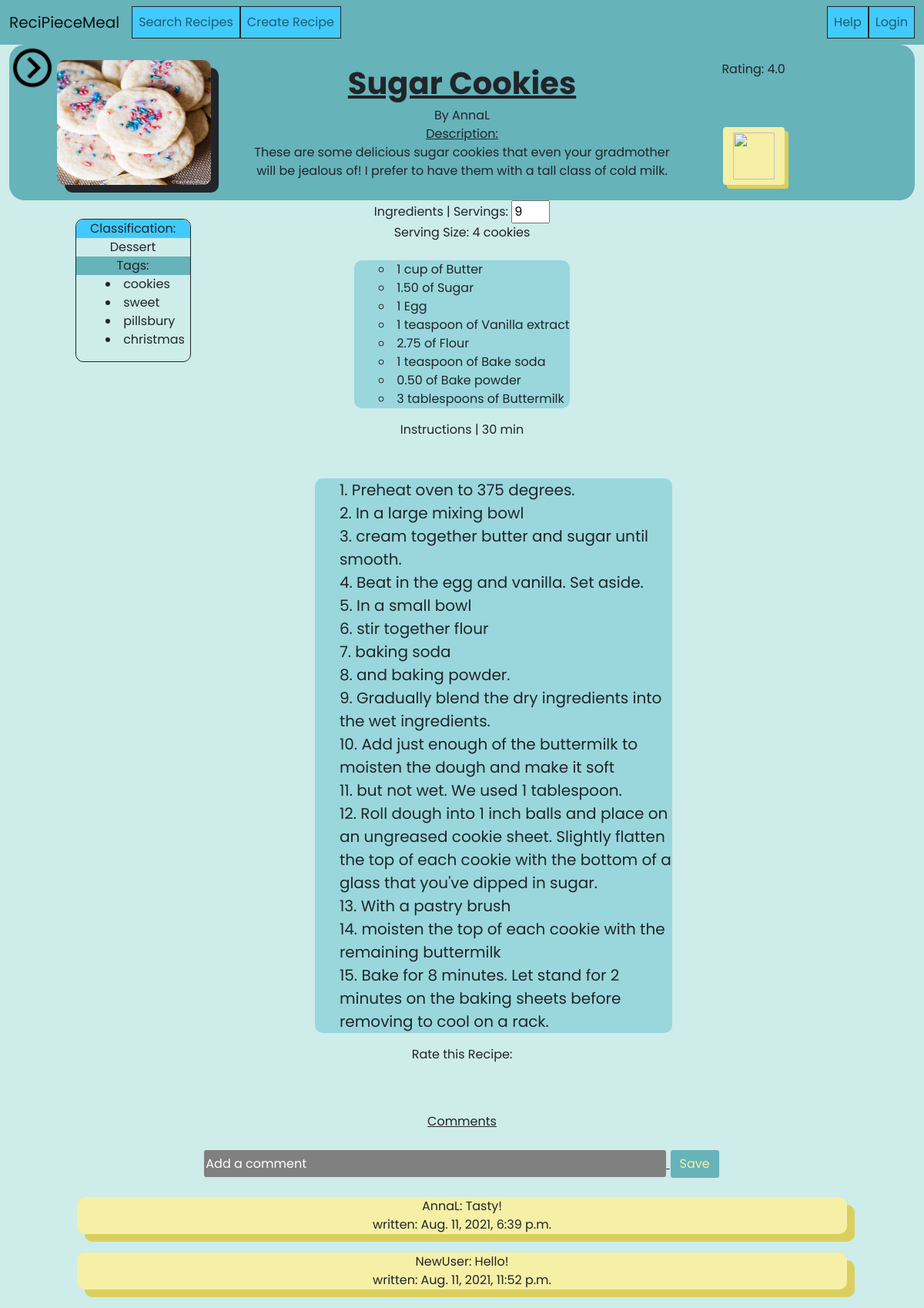
Page /recipe/11 on the committed database.
### recipe/models.py (models this page shows, shortened)
class Recipe(models.Model):
    COUNTNAMES=['cnt','count','Count','']
    class Classifications(models.TextChoices):
        DESSERT = 'de'
        ENTREE = 'en'
        SIDE = 'si'
        APPETIZER = 'ap'
        DRINK ='dr'
    name = models.CharField(max_length=50)
    description = models.CharField(max_length=250)
    cookingTime = models.IntegerField()
    image = models.ImageField()
    classification = models.CharField(max_length=2,choices=Classifications.choices,default=Classifications.ENTREE)
    servings = models.IntegerField()
    servingSize = models.CharField(max_length=50)
    author = models.ForeignKey(User,on_delete=CASCADE)
    private = models.BooleanField(default=False)
    ingredients = models.JSONField(default=dict)
    steps = models.JSONField(default=get_list)
    @property
    def tags(self):
        return [tag.name for tag in Tag.objects.filter(recipes__id=self.id)]
    @property
    def comments(self):
        return Comment.objects.filter(recipe_id=self.id)
    @property
    def rating(self):
        ratings = Rating.objects.filter(recipe_id=self.id)
        if len(ratings)==0:
            return 0
        totalvalue = 0
        for rate in ratings:
            totalvalue += rate.value
        return totalvalue/len(ratings)
    def ingredientsAsText(self,multiplier):
        return Recipe.ingredientsToText(self.ingredients,multiplier)
    @staticmethod
    def isCount(ingredient,unit):
        if unit in Recipe.COUNTNAMES:
            return True
        if singularize(unit.lower()) == singularize(ingredient.lower()):
            return True
        return False
    @staticmethod
    def pluralize(str):
        ending = str[-1]
        if ending in ['s','.']:
            return str
        return pluralize(str)
    @staticmethod
    def ingredientsToText(ingredients,multiplier):
        ingTextList=[]
        for name in ingredients.keys():
            ing = ingredients[name]
            unit,quantity = ing['unit'],ing['quantity']*multiplier
            if (quantity % 1 == 0):
                quantity = int(quantity)
                name = name.strip()
                if Recipe.isCount(name,unit):
                    if quantity == 1:
                        ingTextList.append("{} {}".format(quantity,name.capitalize()))
                    else:
                        ingTextList.append("{} {}".format(quantity,Recipe.pluralize(name).capitalize()))
                else:
                    if quantity==1:
                        ingTextList.append("{} {} of {}".format(quantity,unit,name.capitalize()))
                    else:
                        ingTextList.append("{} {} of {}".format(quantity,Recipe.pluralize(unit),name.capitalize()))
            else:
                if Recipe.isCount(name,unit):
                    ingTextList.append("{:.2f} {}".format(quantity,Recipe.pluralize(name).capitalize()))
                else:
                    ingTextList.append("{:.2f} {} of {}".format(quantity,Recipe.pluralize(unit),name.capitalize()))
        return ingTextList

class Rating(models.Model):
    recipe = models.ForeignKey(Recipe,on_delete=CASCADE)
    author = models.ForeignKey(User,on_delete=CASCADE)
    value = models.IntegerField(validators=[MaxValueValidator(5)]) #1,2,3,4,5

class Tag(models.Model):
    name = models.CharField(max_length=15, unique=True,primary_key=True)
    recipes = models.ManyToManyField(Recipe)

class Comment(models.Model):
    recipe = models.ForeignKey(Recipe,on_delete=CASCADE)
    author = models.ForeignKey(User,on_delete=CASCADE)
    content = models.CharField(max_length=500)
    date_modified = models.DateTimeField(auto_now=True)

### recipe/views.py (the view)
# urls.py: path("", include("recipe.urls")),
def recipe(request,id):
    test = request.GET.get("test",1)
    recipe = Recipe.objects.get(id=id)
    return render(request,'recipe/recipe.html',context={'id':id,'recipe':recipe,'test':test,'classifications':Recipe.Classifications})

### recipe/templatetags/app_filters.py (called while the page is built)
@register.filter(name="get_right_ingredients")
def get_right_ingredients(obj, multiplier):
    return obj.ingredientsAsText(multiplier)

@register.filter(name="get_rating")
def get_rating(user, id):
    if user.is_authenticated:
        r = Rating.objects.filter(author=user,recipe__id=id).first()
        if r:
            return r.value
    return 0

### recipe/templates/recipe/recipe.html (shortened to what this page needs)
{% extends 'recipe/base.html' %}
{% load static %}
{% load app_filters %}
{% block style %}
        <link rel="stylesheet" type="text/css" href="{% static 'recipe/css/recipe.css' %}" />
{% endblock style %}
{% block content %}
    <div id="main">
        <div id="open">
            <img id="rightchevron"  src="{% static 'recipe/images/rightchevron.png' %}" />
        </div>
        <div id="top_display">
            <div class="container">
                <div class="row">
                    <div class="col-md-3" align="center">
                        <div style="max-width:200px; max-height:150px;" id="imagerec">
                            <img id="image" style="width:100%; height:100%" src='{{recipe.image.url}}'>
                        </div>
                    </div>
                    <div id ="name_and_desc" class="col-md-6">
                        <div id="name">
                            {{recipe.name}}
                        </div>
                        <div id="author">
                            By {{recipe.author}}
                        </div>
                        <div id="desc">
                            <div id="description">
                            Description:
                            </div>
                            {{recipe.description}}
                        </div>
                    </div>
                    <div class="col-md-2"align="center">
                        <div id="rightbox">
                            <div id="rating">
                                Rating: {{recipe.rating}}
                            </div>
                            <div id="ratingstars">
                            {% with recipe.rating as rating %}
                                {% include 'recipe/rating.html' %}
                            {% endwith %}
                            </div>
                        </div>
                        <div>
                            <button id="addToMeal-{{recipe.id}}" style="width: 80px; height: 75px; background-color: #F6EFA6; box-shadow: 5px 5px #dacf5e; color: white; font-size: 20px; font-weight: bold;" type="button" class="btn addToMeal" onclick="mealApp.addToMeal(this,{{recipe.id}},'{{recipe.name}}')">
                                <img id="plus" style="width: 100%; height: 100%;" src='https://icons-for-free.com/iconfiles/png/512/plus+icon-1320166903617346293.png' />
                            </button>
                        </div>
                    </div>
                </div>
            </div>
        </div>
        <div class="container">
            <div class="row">
                <div class="col-md-3" align="center">
                    <br>
                    <div id="leftbox" class='border border-dark'>
                    <div id="class">
                     Classification: </div>{% for c in classifications %}
                                            {% if recipe.classification == c %}
                                                {{c.label}}
                                            {% endif %}
                                    {% endfor %}
                    <div id="tag">
                    Tags:
                    </div>
                    <ul id="taglist">
                    {% for tag in recipe.tags %}
                        <li>
                        {{tag}}
                        </li>
                    {% endfor %}
                    </ul>
                </div>
            </div>
                <div id = "middlecol" class="col-md-6">
                    Ingredients | Servings: <input id="servings" type="number" value={{recipe.servings}} defaultvalue={{recipe.servings}} min=0>
                    <br> Serving Size: {{recipe.servingSize}}
                    <div id="inglist">
                        <br>
                        <ul id="ininlist" type="circle">
                        {% for ingredient in recipe|get_right_ingredients:1 %}
                            <li>
                            {{ingredient}}
                            </li>
                        {% endfor %}
                        </ul>
                    </div>
                    Instructions | {{recipe.cookingTime}} min <br><br>
                    <ol id="instlist" type="1" style="text-align: left; margin-left: 15%; margin-top: 5%; font-size: 20px;">
                    {% for instruction in recipe.steps %}
                        <li>{{instruction}}</li>
                    {% endfor %}
                    </ol>
                    <br>
                    Rate this Recipe: <br>
                    {% with 'input' as rating %}
                        {% include 'recipe/rating.html' %}
                    {% endwith %}
                </div>
            </div>
        </div>
        <div id="comments">
            <div id="com">Comments<br><br>
            <input id="yourcomment" type="text" placeholder="Add a comment">
            <label style="background-color:#66B3BA; color:#F6EFA6;"class="btn border btn-outline-info" id="addcomment">Save</label>
            </div>
            <br>
            <div id ="oldcomments" align="center">
            {% for comment in recipe.comments %}
                <div id="comment1">
                    {{comment.author}}: {{comment.content}}
                    <br>
                    written: {{comment.date_modified}}
                    <br>
                </div>
            <br>
            {% endfor %}
            </div>
        </div>
    </div>
{% endblock content %}

### recipe/static/recipe/css/base.css (style rules this page uses)
html,body { height:100%; font-family: 'Poppins', sans-serif; }

### recipe/static/recipe/css/recipe.css (style rules this page uses)
#main { transition: 0.5s; }
#open { height: 60px; width: 60px; transition: 0.5s; cursor: pointer; position: fixed; }
#rightchevron { height: 100%; width: 100%; }
#top_display { background-color: #66B3BA; padding: 20px; border-radius: 20px; }
#name { font-family: 'Poppins', sans-serif; text-align: center; text-decoration: underline; font-size: 40px; font-weight: bold; }
#yourcomment { border-radius: 3px; border-width: 0; background-color: gray; width: 50vw; height: 35px; color: white; }
::placeholder { color: white; }
#servings { width: 50px; }
#image { box-shadow: 10px 10px; border-radius: 10px; }
#author { text-align: center; }
#desc { text-align: center; }
#middlecol { text-align: center; }
#inglist, #instlist, #taglist { text-align: center; list-style-position: inside; }
#ininlist, #instlist { background-color: #99d7dd; border-radius: 10px; }
#comment1 { background-color: #F6EFA6; border-radius: 10px; box-shadow: 10px 10px #dacf5e; max-width:1000px; }
#com { text-decoration: underline; text-align: center; }
#ininlist { display: inline-block; text-align: left; }
body { font-family: 'Poppins', sans-serif; }
#instlist, #taglist { display: inline-block; text-align: left; }
#class { background-color: #8EB19D; background-color: #42CAFD; border-radius: 10px 10px 0px 0px; }
#tag { background-color: #66B3BA; }
#leftbox { width:150px; border-radius: 10px; }
body { background-color: #cdecea; }
#description { text-decoration: underline; }

### rows in the picture
Recipe: image (picture), name "Sugar Cookies", author "AnnaL", description "These are some delicious sugar cookies that even your gradmother will be jealous of! I prefer to have them with a tall class of cold milk.", rating "4.0", servings "9", servingSize "4 cookies", cookingTime "30"
Tag: tags "cookies"
Tag: tags "sweet"
Tag: tags "pillsbury"
Tag: tags "christmas"
Comment: author "AnnaL", content "Tasty!", date_modified "Aug. 11, 2021, 6:39 p.m."
Comment: author "NewUser", content "Hello!", date_modified "Aug. 11, 2021, 11:52 p.m."

### other values in the picture
{{ c.label }} "Dessert"
{{ ingredient }} "1 cup of Butter" "1.50 of Sugar" "1 Egg" "1 teaspoon of Vanilla extract" "2.75 of Flour" "1 teaspoon of Bake soda" "0.50 of Bake powder" "3 tablespoons of Buttermilk"
{{ instruction }} "Preheat oven to 375 degrees." "In a large mixing bowl" "cream together butter and sugar until smooth." "Beat in the egg and vanilla. Set aside." "In a small bowl" "stir together flour" "baking soda" "and baking powder." "Gradually blend the dry ingredients into the wet ingredients." "Add just enough of the buttermilk to moisten the dough and make it soft" "but not wet. We used 1 tablespoon." "Roll dough into 1 inch balls and place on an ungreased cookie sheet. Slightly flatten the top of each cookie with the bottom of a glass that you've dipped in sugar." "With a pastry brush" "moisten the top of each cookie with the remaining buttermilk" "Bake for 8 minutes. Let stand for 2 minutes on the baking sheets before removing to cool on a rack."
